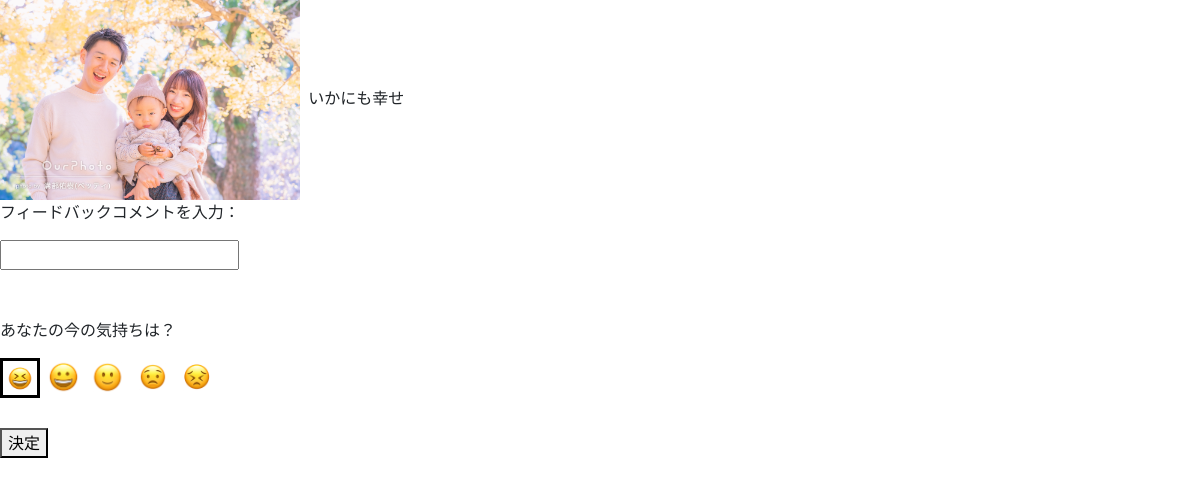
The page /feedback2.php?id=81 (signed in) on the database its author committed.
### tables this page shows
CREATE TABLE `file_table` (
  `id` int(11) NOT NULL,
  `file_name` varchar(255) NOT NULL,
  `file_path` varchar(255) NOT NULL,
  `description` varchar(140) DEFAULT NULL,
  `insert_time` datetime NOT NULL DEFAULT current_timestamp(),
  `update_time` datetime NOT NULL DEFAULT current_timestamp() ON UPDATE current_timestamp(),
  `username` varchar(20) DEFAULT NULL,
  `feedback` varchar(255) DEFAULT NULL,
  `category` varchar(20) DEFAULT NULL,
  `thanks` varchar(20) DEFAULT NULL,
  `koukai` int(1) DEFAULT 0 COMMENT '1は公開'
);

### functions.php (called while the page is built, shortened)
<?php
function h($s){
   return htmlspecialchars($s, ENT_QUOTES, "UTF-8");
}

### feedback2.php (the view, shortened to what this page needs)
<?php
include("functions.php");
$id = $_GET["id"];
$pdo = connect_to_db();
$sql = "SELECT * FROM file_table WHERE id=$id";
$stmt = $pdo->prepare($sql);
try {
  $status = $stmt->execute();
} catch (PDOException $e) {
  echo json_encode(["sql error" => "{$e->getMessage()}"]);
  exit();
}
foreach($stmt as $row):
    $img = $row['file_path'];
    $d = $row['description'];
 endforeach;
?>
<link href="https://cdn.jsdelivr.net/npm/bootstrap@5.0.2/dist/css/bootstrap.min.css" rel="stylesheet">
<img src=./<?php echo "{$img}"?> style="width:300px" alt="">
  <?php echo h("{$d}") ?>
<form action="feedback3.php" method="POST">
  <p>フィードバックコメントを入力：</p>
  <input type="text" name="feedback">
<br><br><br>
<p>あなたの今の気持ちは？</p>
<input type="radio" name="sizeSelect" value="veryhappy" id="sizeSelectLarge2" checked><label for="sizeSelectLarge2"></label>
<input type="radio" name="sizeSelect" value="happy" id="sizeSelectLarge1"><label for="sizeSelectLarge1"></label>
<input type="radio" name="sizeSelect" value="medium" id="sizeSelectMedium"><label for="sizeSelectMedium"></label>
<input type="radio" name="sizeSelect" value="bad" id="sizeSelectSmall2" ><label for="sizeSelectSmall2"></label>
<input type="radio" name="sizeSelect" value="verybad" id="sizeSelectSmall1"><label for="sizeSelectSmall1"></label>
<br>
<br>
  <button>決定</button>
  </form>

### feedback2.php (style rules this page uses)
input[type=radio]+label:before { content: ""; display: inline-block; background-size: contain; width: 40px; height: 40px; }
input[type=radio][value="veryhappy"]+label:before { background-image: url(./design_image/veryhappy.png); }
input[type=radio][value="happy"]+label:before { background-image: url(./design_image/happy.png); }
input[type=radio][value="medium"]+label:before { background-image: url(./design_image/medium.png); }
input[type=radio][value="bad"]+label:before { background-image: url(./design_image/bad.png); }
input[type=radio][value="verybad"]+label:before { background-image: url(./design_image/verybad.png); }
input[type=radio]:checked+label::before { border: 3px solid #000; box-sizing: border-box; }

### rows shown on the page
file_table: file_path (picture), description "いかにも幸せ"
